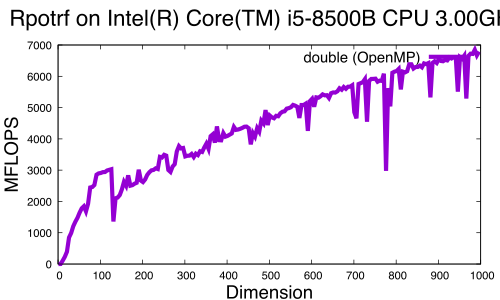

Here is the gnuplot script that generated this plot:
set xlabel font "Helvetica,20"
set ylabel font "Helvetica,20"
set key font "Helvetica,16"
set title font "Helvetica,24"
set title "Rpotrf on Intel(R) Core(TM) i5-8500B CPU @ 3.00GHz "
set xlabel "Dimension"
set ylabel "MFLOPS"
#set terminal postscript eps color enhanced
set terminal pdf

plot \
"log.Rpotrf.double_opt"	    using 1:2 title 'double (OpenMP)'        with lines linewidth 6
